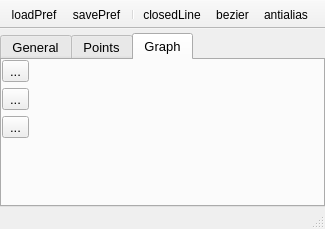
<?xml version="1.0" encoding="UTF-8"?>
<ui version="4.0">
 <class>nLine</class>
 <widget class="QMainWindow" name="nLine">
  <property name="geometry">
   <rect>
    <x>0</x>
    <y>0</y>
    <width>311</width>
    <height>229</height>
   </rect>
  </property>
  <property name="windowTitle">
   <string>Line</string>
  </property>
  <property name="unifiedTitleAndToolBarOnMac">
   <bool>true</bool>
  </property>
  <widget class="QWidget" name="centralwidget">
   <layout class="QGridLayout" name="gridLayout">
    <property name="leftMargin">
     <number>0</number>
    </property>
    <property name="topMargin">
     <number>4</number>
    </property>
    <property name="rightMargin">
     <number>0</number>
    </property>
    <property name="bottomMargin">
     <number>0</number>
    </property>
    <item row="0" column="0">
     <widget class="QTabWidget" name="tabWidget">
      <property name="font">
       <font>
        <pointsize>10</pointsize>
       </font>
      </property>
      <property name="tabPosition">
       <enum>QTabWidget::North</enum>
      </property>
      <property name="tabShape">
       <enum>QTabWidget::Rounded</enum>
      </property>
      <property name="currentIndex">
       <number>2</number>
      </property>
      <widget class="QWidget" name="General">
       <attribute name="title">
        <string>General</string>
       </attribute>
       <layout class="QVBoxLayout" name="verticalLayout">
        <property name="leftMargin">
         <number>0</number>
        </property>
        <property name="topMargin">
         <number>0</number>
        </property>
        <property name="rightMargin">
         <number>0</number>
        </property>
        <property name="bottomMargin">
         <number>0</number>
        </property>
        <item>
         <layout class="QGridLayout" name="gridLayout_6" columnstretch="0,0,0,0">
          <item row="2" column="2">
           <widget class="QPushButton" name="colorButton">
            <property name="font">
             <font>
              <pointsize>10</pointsize>
             </font>
            </property>
            <property name="text">
             <string>Color</string>
            </property>
           </widget>
          </item>
          <item row="3" column="3">
           <widget class="QLabel" name="colorHolderLabel">
            <property name="font">
             <font>
              <pointsize>10</pointsize>
             </font>
            </property>
            <property name="autoFillBackground">
             <bool>true</bool>
            </property>
            <property name="frameShape">
             <enum>QFrame::Box</enum>
            </property>
            <property name="text">
             <string/>
            </property>
           </widget>
          </item>
          <item row="3" column="2">
           <widget class="QPushButton" name="colorHolderButton">
            <property name="font">
             <font>
              <pointsize>10</pointsize>
             </font>
            </property>
            <property name="text">
             <string>Color</string>
            </property>
           </widget>
          </item>
          <item row="0" column="0">
           <widget class="QLabel" name="label_3">
            <property name="font">
             <font>
              <pointsize>10</pointsize>
             </font>
            </property>
            <property name="text">
             <string>Name</string>
            </property>
           </widget>
          </item>
          <item row="1" column="2">
           <widget class="QLabel" name="label_7">
            <property name="font">
             <font>
              <pointsize>10</pointsize>
             </font>
            </property>
            <property name="text">
             <string>Graph samples</string>
            </property>
           </widget>
          </item>
          <item row="1" column="0">
           <widget class="QLabel" name="label">
            <property name="font">
             <font>
              <pointsize>10</pointsize>
             </font>
            </property>
            <property name="text">
             <string>Depth</string>
            </property>
            <property name="alignment">
             <set>Qt::AlignLeading|Qt::AlignLeft|Qt::AlignVCenter</set>
            </property>
           </widget>
          </item>
          <item row="0" column="1" colspan="3">
           <widget class="QLineEdit" name="name">
            <property name="font">
             <font>
              <pointsize>10</pointsize>
             </font>
            </property>
           </widget>
          </item>
          <item row="3" column="1">
           <widget class="QDoubleSpinBox" name="spinSizeHolder">
            <property name="font">
             <font>
              <pointsize>10</pointsize>
             </font>
            </property>
            <property name="suffix">
             <string> [px]</string>
            </property>
            <property name="minimum">
             <double>0.000000000000000</double>
            </property>
            <property name="singleStep">
             <double>0.500000000000000</double>
            </property>
            <property name="value">
             <double>2.000000000000000</double>
            </property>
           </widget>
          </item>
          <item row="3" column="0">
           <widget class="QLabel" name="label_2">
            <property name="font">
             <font>
              <pointsize>10</pointsize>
             </font>
            </property>
            <property name="text">
             <string>Node size</string>
            </property>
           </widget>
          </item>
          <item row="1" column="1">
           <widget class="QDoubleSpinBox" name="spinDepth">
            <property name="font">
             <font>
              <pointsize>10</pointsize>
             </font>
            </property>
           </widget>
          </item>
          <item row="1" column="3">
           <widget class="QSpinBox" name="cutPoints">
            <property name="font">
             <font>
              <pointsize>10</pointsize>
             </font>
            </property>
            <property name="minimum">
             <number>1</number>
            </property>
            <property name="maximum">
             <number>999999</number>
            </property>
            <property name="value">
             <number>300</number>
            </property>
           </widget>
          </item>
          <item row="2" column="1">
           <widget class="QDoubleSpinBox" name="spinWidth">
            <property name="font">
             <font>
              <pointsize>10</pointsize>
             </font>
            </property>
            <property name="suffix">
             <string> [px]</string>
            </property>
            <property name="singleStep">
             <double>0.100000000000000</double>
            </property>
            <property name="value">
             <double>1.000000000000000</double>
            </property>
           </widget>
          </item>
          <item row="2" column="0">
           <widget class="QLabel" name="label_4">
            <property name="font">
             <font>
              <pointsize>10</pointsize>
             </font>
            </property>
            <property name="text">
             <string>Width</string>
            </property>
            <property name="alignment">
             <set>Qt::AlignLeading|Qt::AlignLeft|Qt::AlignVCenter</set>
            </property>
           </widget>
          </item>
          <item row="2" column="3">
           <widget class="QLabel" name="colorLabel">
            <property name="font">
             <font>
              <pointsize>10</pointsize>
             </font>
            </property>
            <property name="autoFillBackground">
             <bool>true</bool>
            </property>
            <property name="frameShape">
             <enum>QFrame::Box</enum>
            </property>
            <property name="text">
             <string/>
            </property>
           </widget>
          </item>
         </layout>
        </item>
        <item>
         <spacer name="verticalSpacer_3">
          <property name="orientation">
           <enum>Qt::Vertical</enum>
          </property>
          <property name="sizeHint" stdset="0">
           <size>
            <width>20</width>
            <height>3</height>
           </size>
          </property>
         </spacer>
        </item>
       </layout>
      </widget>
      <widget class="QWidget" name="Points">
       <attribute name="title">
        <string>Points</string>
       </attribute>
       <layout class="QGridLayout" name="gridLayout_4">
        <property name="leftMargin">
         <number>0</number>
        </property>
        <property name="topMargin">
         <number>0</number>
        </property>
        <property name="rightMargin">
         <number>0</number>
        </property>
        <property name="bottomMargin">
         <number>0</number>
        </property>
        <property name="spacing">
         <number>2</number>
        </property>
        <item row="2" column="0">
         <widget class="QToolButton" name="removeRow">
          <property name="toolTip">
           <string>Remove point</string>
          </property>
          <property name="text">
           <string>...</string>
          </property>
          <property name="icon">
           <iconset>
            <normaloff>:icons//remove.png</normaloff>:icons//remove.png</iconset>
          </property>
          <property name="iconSize">
           <size>
            <width>16</width>
            <height>16</height>
           </size>
          </property>
         </widget>
        </item>
        <item row="5" column="0">
         <spacer name="verticalSpacer">
          <property name="orientation">
           <enum>Qt::Vertical</enum>
          </property>
          <property name="sizeHint" stdset="0">
           <size>
            <width>20</width>
            <height>40</height>
           </size>
          </property>
         </spacer>
        </item>
        <item row="1" column="0">
         <widget class="QToolButton" name="addPoint">
          <property name="toolTip">
           <string>Add point</string>
          </property>
          <property name="text">
           <string>...</string>
          </property>
          <property name="icon">
           <iconset>
            <normaloff>:icons//plus.png</normaloff>:icons//plus.png</iconset>
          </property>
          <property name="iconSize">
           <size>
            <width>16</width>
            <height>16</height>
           </size>
          </property>
         </widget>
        </item>
        <item row="0" column="2" rowspan="7">
         <widget class="QTableWidget" name="points">
          <property name="font">
           <font>
            <pointsize>10</pointsize>
           </font>
          </property>
          <property name="editTriggers">
           <set>QAbstractItemView::AnyKeyPressed|QAbstractItemView::DoubleClicked|QAbstractItemView::EditKeyPressed|QAbstractItemView::SelectedClicked</set>
          </property>
          <property name="alternatingRowColors">
           <bool>true</bool>
          </property>
          <property name="selectionMode">
           <enum>QAbstractItemView::MultiSelection</enum>
          </property>
          <property name="showGrid">
           <bool>true</bool>
          </property>
          <property name="columnCount">
           <number>2</number>
          </property>
          <attribute name="horizontalHeaderCascadingSectionResizes">
           <bool>true</bool>
          </attribute>
          <attribute name="horizontalHeaderDefaultSectionSize">
           <number>140</number>
          </attribute>
          <attribute name="horizontalHeaderStretchLastSection">
           <bool>true</bool>
          </attribute>
          <attribute name="verticalHeaderCascadingSectionResizes">
           <bool>true</bool>
          </attribute>
          <column>
           <property name="text">
            <string>X</string>
           </property>
          </column>
          <column>
           <property name="text">
            <string>Y</string>
           </property>
           <property name="textAlignment">
            <set>AlignCenter</set>
           </property>
          </column>
         </widget>
        </item>
        <item row="3" column="0">
         <widget class="QToolButton" name="copyPoints">
          <property name="toolTip">
           <string>Copy points to Clipboard</string>
          </property>
          <property name="text">
           <string>...</string>
          </property>
          <property name="icon">
           <iconset>
            <normaloff>:icons//saveClipboard.png</normaloff>:icons//saveClipboard.png</iconset>
          </property>
          <property name="iconSize">
           <size>
            <width>16</width>
            <height>16</height>
           </size>
          </property>
         </widget>
        </item>
        <item row="4" column="0">
         <widget class="QToolButton" name="savePoints">
          <property name="text">
           <string>...</string>
          </property>
          <property name="icon">
           <iconset resource="../qrc/icons.qrc">
            <normaloff>:/icons/saveTxt.png</normaloff>:/icons/saveTxt.png</iconset>
          </property>
         </widget>
        </item>
       </layout>
      </widget>
      <widget class="QWidget" name="Graph">
       <attribute name="title">
        <string>Graph</string>
       </attribute>
       <layout class="QGridLayout" name="gridLayout_3">
        <property name="leftMargin">
         <number>0</number>
        </property>
        <property name="topMargin">
         <number>0</number>
        </property>
        <property name="rightMargin">
         <number>0</number>
        </property>
        <property name="bottomMargin">
         <number>0</number>
        </property>
        <item row="0" column="0">
         <widget class="QToolButton" name="copyGraphPoints">
          <property name="text">
           <string>...</string>
          </property>
          <property name="icon">
           <iconset resource="../qrc/icons.qrc">
            <normaloff>:/icons/saveClipboard.png</normaloff>:/icons/saveClipboard.png</iconset>
          </property>
         </widget>
        </item>
        <item row="0" column="1" rowspan="4">
         <widget class="nCustomPlot" name="plot" native="true"/>
        </item>
        <item row="1" column="0">
         <widget class="QToolButton" name="saveGraphPoints">
          <property name="text">
           <string>...</string>
          </property>
          <property name="icon">
           <iconset resource="../qrc/icons.qrc">
            <normaloff>:/icons/saveTxt.png</normaloff>:/icons/saveTxt.png</iconset>
          </property>
         </widget>
        </item>
        <item row="2" column="0">
         <widget class="QToolButton" name="saveGraphImage">
          <property name="text">
           <string>...</string>
          </property>
          <property name="icon">
           <iconset resource="../qrc/icons.qrc">
            <normaloff>:/icons/savePDF.png</normaloff>:/icons/savePDF.png</iconset>
          </property>
         </widget>
        </item>
        <item row="3" column="0">
         <spacer name="verticalSpacer_2">
          <property name="orientation">
           <enum>Qt::Vertical</enum>
          </property>
          <property name="sizeHint" stdset="0">
           <size>
            <width>20</width>
            <height>45</height>
           </size>
          </property>
         </spacer>
        </item>
       </layout>
      </widget>
     </widget>
    </item>
   </layout>
  </widget>
  <widget class="QToolBar" name="toolBar">
   <property name="windowTitle">
    <string>toolBar</string>
   </property>
   <property name="movable">
    <bool>false</bool>
   </property>
   <property name="iconSize">
    <size>
     <width>16</width>
     <height>16</height>
    </size>
   </property>
   <property name="floatable">
    <bool>false</bool>
   </property>
   <attribute name="toolBarArea">
    <enum>TopToolBarArea</enum>
   </attribute>
   <attribute name="toolBarBreak">
    <bool>false</bool>
   </attribute>
   <addaction name="actionLoadPref"/>
   <addaction name="actionSavePref"/>
   <addaction name="separator"/>
   <addaction name="actionClosedLine"/>
   <addaction name="actionBezier"/>
   <addaction name="actionAntialias"/>
  </widget>
  <widget class="QStatusBar" name="statusBar">
   <property name="font">
    <font>
     <pointsize>10</pointsize>
    </font>
   </property>
  </widget>
  <action name="actionClosedLine">
   <property name="icon">
    <iconset>
     <normaloff>:icons//closedLine.png</normaloff>:icons//closedLine.png</iconset>
   </property>
   <property name="text">
    <string>closedLine</string>
   </property>
   <property name="toolTip">
    <string>Switch open/close line</string>
   </property>
  </action>
  <action name="actionLoadPref">
   <property name="icon">
    <iconset>
     <normaloff>:icons//loadPref.png</normaloff>:icons//loadPref.png</iconset>
   </property>
   <property name="text">
    <string>loadPref</string>
   </property>
   <property name="toolTip">
    <string>Load Preferences</string>
   </property>
  </action>
  <action name="actionSavePref">
   <property name="icon">
    <iconset>
     <normaloff>:icons//savePref.png</normaloff>:icons//savePref.png</iconset>
   </property>
   <property name="text">
    <string>savePref</string>
   </property>
   <property name="toolTip">
    <string>Save Preferences</string>
   </property>
  </action>
  <action name="actionSaveClipboard">
   <property name="icon">
    <iconset>
     <normaloff>:icons//saveClipboard.png</normaloff>:icons//saveClipboard.png</iconset>
   </property>
   <property name="text">
    <string>saveClipboard</string>
   </property>
   <property name="toolTip">
    <string>Copy to Clipboard</string>
   </property>
  </action>
  <action name="actionSaveTxt">
   <property name="icon">
    <iconset>
     <normaloff>:icons//saveTxt.png</normaloff>:icons//saveTxt.png</iconset>
   </property>
   <property name="text">
    <string>saveTxt</string>
   </property>
   <property name="toolTip">
    <string>Export TXT</string>
   </property>
  </action>
  <action name="actionBezier">
   <property name="icon">
    <iconset>
     <normaloff>:icons//bezier.png</normaloff>:icons//bezier.png</iconset>
   </property>
   <property name="text">
    <string>bezier</string>
   </property>
   <property name="toolTip">
    <string>Switch Bezier</string>
   </property>
  </action>
  <action name="actionAntialias">
   <property name="icon">
    <iconset>
     <normaloff>:icons//antialias.png</normaloff>:icons//antialias.png</iconset>
   </property>
   <property name="text">
    <string>antialias</string>
   </property>
   <property name="toolTip">
    <string>Switch antialias smoothing</string>
   </property>
  </action>
  <action name="actionSavePDF">
   <property name="icon">
    <iconset resource="../qrc/icons.qrc">
     <normaloff>:/icons/savePDF.png</normaloff>:/icons/savePDF.png</iconset>
   </property>
   <property name="text">
    <string>savePDF</string>
   </property>
   <property name="toolTip">
    <string>save PDF</string>
   </property>
  </action>
 </widget>
 <customwidgets>
  <customwidget>
   <class>nCustomPlot</class>
   <extends>QWidget</extends>
   <header>nCustomPlots.h</header>
   <container>1</container>
  </customwidget>
 </customwidgets>
 <tabstops>
  <tabstop>name</tabstop>
  <tabstop>spinWidth</tabstop>
  <tabstop>colorButton</tabstop>
  <tabstop>spinSizeHolder</tabstop>
  <tabstop>colorHolderButton</tabstop>
  <tabstop>points</tabstop>
  <tabstop>addPoint</tabstop>
  <tabstop>removeRow</tabstop>
  <tabstop>copyPoints</tabstop>
  <tabstop>colorHolderButton</tabstop>
  <tabstop>spinWidth</tabstop>
  <tabstop>name</tabstop>
  <tabstop>spinDepth</tabstop>
  <tabstop>spinSizeHolder</tabstop>
  <tabstop>colorButton</tabstop>
 </tabstops>
 <resources>
  <include location="../resources/icons/icons.qrc"/>
 </resources>
 <connections/>
</ui>
